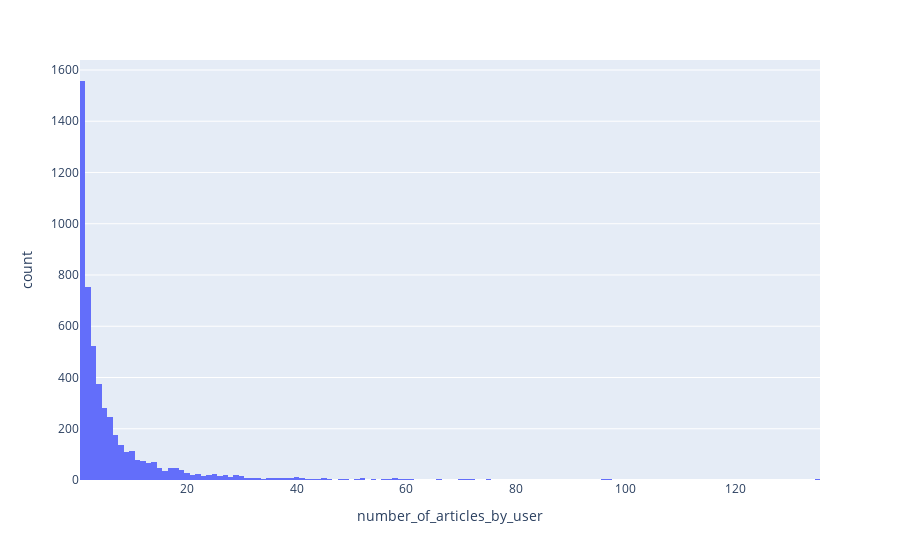

The cell this chart's notebook holds for it:
### Code cell
fig = px.histogram(df_num_articles_by_users,x='number_of_articles_by_user')
fig.show()

### Figure 1 — Plotly figure (JSON) as saved in the notebook; plotly's stock layout.template omitted (floating-point values rounded to 4 significant figures; data arrays with more than 128 entries replaced by an {"elided": "..."} marker saying what was removed)
{"data": [{"alignmentgroup": "True", "bingroup": "x", "hovertemplate": "number_of_articles_by_user=%{x}<br>count=%{y}<extra></extra>", "legendgroup": "", "marker": {"color": "#636efa", "pattern": {"shape": ""}}, "name": "", "offsetgroup": "", "orientation": "v", "showlegend": false, "type": "histogram", "x": {"elided": "5148 int values"}, "xaxis": "x", "yaxis": "y"}], "layout": {"barmode": "relative", "legend": {"tracegroupgap": 0}, "margin": {"t": 60}, "xaxis": {"anchor": "y", "domain": [0, 1], "title": {"text": "number_of_articles_by_user"}}, "yaxis": {"anchor": "x", "domain": [0, 1], "title": {"text": "count"}}}}
